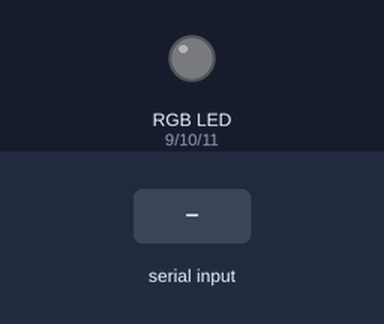
This sketch was run on a simulated Arduino Uno, built with avr-gcc and run on an emulated ATmega328P. Shown: an RGB LED mixed from three pins (HIGH = lit). The inputs (shaded band) are chosen by the test bench.

Above: at 1.2 s.
1.3 s: "4\n" received over Serial
At 4.16 s:
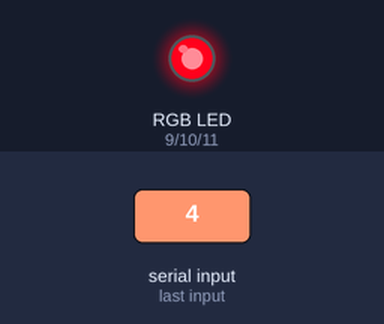
10.3 s: "1\n" received over Serial
At 12.0 s:
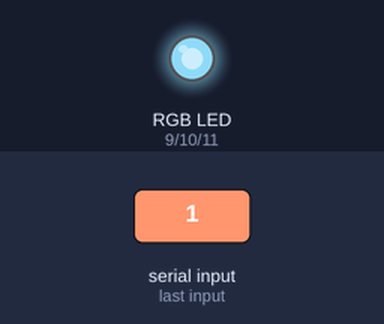
13.3 s: "5\n" received over Serial
At 24.3 s:
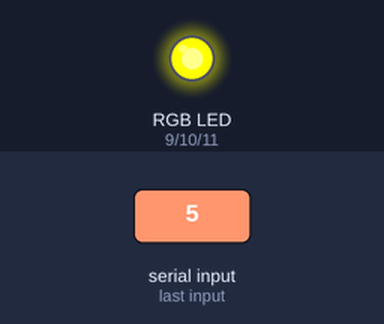
Timing chart, 0 to 25.0 s (numbered marks = the images above; inputs shaded):
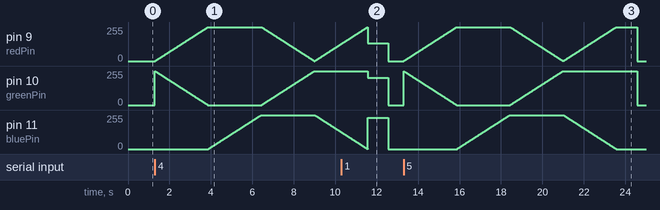

Measured:
- after the input at 1.3 s, pin 11 (bluePin): rises from 0/255 to 255/255 in 2.5 s, then falls to 126/255 in 3.9 s
- after the input at 10.3 s, pin 10 (greenPin): 255/255 → 206/255 after 1.3 s, → 0/255 1.0 s later

The sketch:

running.ino
```cpp
int redPin = 9;    // Red LED connected to pin 9
int greenPin = 10; // Green LED connected to pin 10
int bluePin = 11;  // Blue LED connected to pin 11
int value = 0;     // Variable to store incoming value

void setup() {
  Serial.begin(9600); // Initialize serial communication
  pinMode(redPin, OUTPUT);   // Set RGB pins as outputs
  pinMode(greenPin, OUTPUT);
  pinMode(bluePin, OUTPUT);
}

void loop() {
  if (Serial.available() > 0) { // Check if data is available to read
    value = Serial.parseInt(); // Read the incoming value
    if (value == 4 || value == 5 || value == 7) { // If the value is '1'
      runningLights(); // Perform the running light effect
    } else { // For other values, set the RGB LED immediately
      analogWrite(redPin, getRed(value));     // Set red intensity based on value
      analogWrite(greenPin, getGreen(value)); // Set green intensity based on value
      analogWrite(bluePin, getBlue(value));   // Set blue intensity based on value
    }
  }
}

// Functions to calculate RGB intensities based on input value
int getRed(int value) {

  if (value == 1) return 135;                     //angry
  else if (value == 2) return 230;                  //disgust
  else if (value == 3) return 51;                //fear
 // else if (value == 4) return 255;                   //happy
 // else if (value == 5) return 0;                  //neutral
  else if (value == 6) return 246;                //sad
//else if (value == 7) return 128;                //surprise
  else return 0; // Default case
}

int getGreen(int value) {

  if (value == 1) return 206;                       //angry
  else if (value == 2) return 230;                //disgust
  else if (value == 3) return 255;                //fear
 // else if (value == 4) return 128;                    //happy
//else if (value == 5) return 255;                //neutral
  else if (value == 6) return 231;                  //sad
//else if (value == 7) return 128;                //surprise
  else return 0; // Default case
}

int getBlue(int value) {

  if (value == 1) return 235;               //angry
  else if (value == 2) return 255;          //disgust
  else if (value == 3) return 51;          //fear
 // else if (value == 4) return 0;                //happy
//else if (value == 5) return 255;        //neutral
  else if (value == 6) return 210;        //sad
//else if (value == 7) return 255;        //surprise
  else return 0; // Default case
}


void runningLights() {
  for (int i = 0; i <= 255; i++) {
    analogWrite(redPin, i);      // Red increasing
    analogWrite(greenPin, 255 - i);  // Green decreasing
    analogWrite(bluePin, 0);     // Blue off
    delay(10); // Adjust delay for speed of transition
  }
  for (int i = 0; i <= 255; i++) {
    analogWrite(redPin, 255);    // Red at full intensity
    analogWrite(greenPin, 0); // Green off
    analogWrite(bluePin, i);     // Blue increasing
    delay(10); // Adjust delay for speed of transition
  }
  for (int i = 0; i <= 255; i++) {
    analogWrite(redPin, 255 - i); // Red decreasing
    analogWrite(greenPin, i);    // Green increasing
    analogWrite(bluePin, 255);   // Blue at full intensity
    delay(10); // Adjust delay for speed of transition
  }
  for (int i = 0; i <= 255; i++) {
    analogWrite(redPin, i);     // Red increasing
    analogWrite(greenPin, 255); // Green at full intensity
    analogWrite(bluePin, 255 - i); // Blue decreasing
    delay(10); // Adjust delay for speed of transition
  }
}
```
